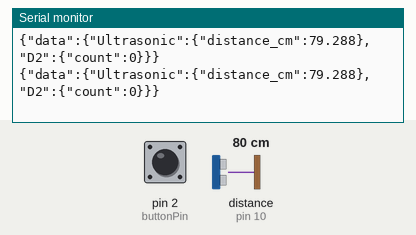
Simulated run of this sketch. Board: Arduino Uno, built for the host (arithmetic inside an expression is 32-bit, double 64-bit). Parts: the last lines printed to the serial monitor. Wiring (inferred from the names in the program): ultrasonic range finder: trigger pin 9; echo pin 10. The inputs (shaded band) are chosen by the test bench; at power-on: distance to the obstacle (sensor on pin 10) 80 cm, pin 2 (buttonPin) HIGH. The echo pulse lasts 58.3 µs per cm.

Above: at 1.2 s.
1.3 s: distance to the obstacle (sensor on pin 10) set to 2 cm
At 1.39 s:
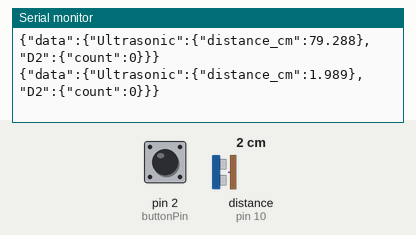
2.8 s: pin 2 (buttonPin) pulled LOW for 0.15 s
At 2.9 s:
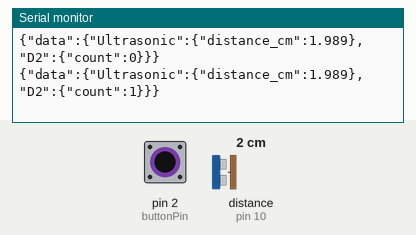
4.4 s: pin 2 (buttonPin) pulled LOW for 1 s
At 4.42 s:
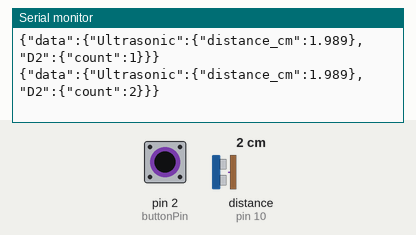
6.9 s: distance to the obstacle (sensor on pin 10) set to 4 cm
At 6.94 s:
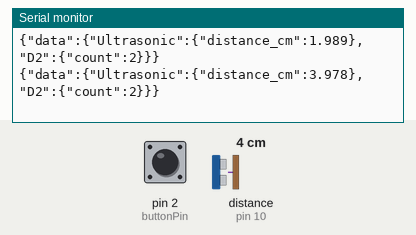
Timing chart, 0 to 9.4 s (numbered marks = the images above; inputs shaded):
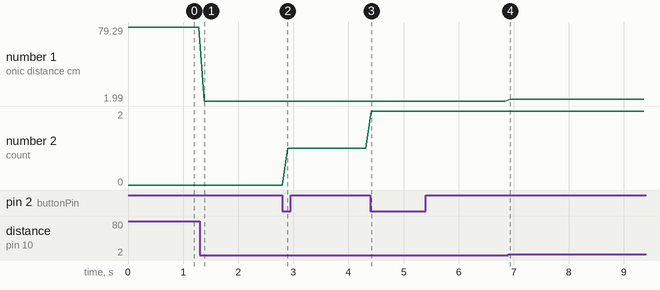

The sketch:

FinalProject.ino
```cpp
#include <ArduinoJson.h>

const int trigPin = 9; // Ultrasonic sensor trigger pin
const int echoPin = 10; // Ultrasonic sensor echo pin
const int buttonPin = 2; // Button pin

int buttonCount = 0;
bool buttonState = false;

void setup() {
  pinMode(trigPin, OUTPUT);
  pinMode(echoPin, INPUT);
  pinMode(buttonPin, INPUT_PULLUP); // Button with internal pull-up
  Serial.begin(9600);
}

void loop() {
  // Measure distance using the ultrasonic sensor
  long duration;
  float distance;

  digitalWrite(trigPin, LOW);
  delayMicroseconds(2);
  digitalWrite(trigPin, HIGH);
  delayMicroseconds(10);
  digitalWrite(trigPin, LOW);

  duration = pulseIn(echoPin, HIGH);
  distance = duration * 0.034 / 2; // Convert to centimeters

  // Read button state and count presses
  bool currentButtonState = digitalRead(buttonPin) == LOW;
  if (currentButtonState && !buttonState) {
    buttonCount++;
  }
  buttonState = currentButtonState;

  // Send JSON data over serial
  StaticJsonDocument<128> json;
  JsonObject data = json.createNestedObject("data");
  data["Ultrasonic"]["distance_cm"] = distance;
  data["D2"]["count"] = buttonCount;

  serializeJson(json, Serial);
  Serial.println(); // Add a newline after each JSON object
  delay(100); // Adjust delay as needed
}
```

Measured:
- after the input at 1.3 s, the serial monitor: prints a new line after 0.08 s (image 1)
- after the input at 2.8 s, the serial monitor: prints a new line after 0.10 s (image 2)
- after the input at 4.4 s, the serial monitor: prints a new line at once (image 3)
- after the input at 6.9 s, the serial monitor: prints a new line at once (image 4)
- plotted number 1: 79.29 → 1.99 after the input at 1.3 s, 1.99 → 3.98 after the input at 6.9 s
- plotted number 2: 0 → 1 after the input at 2.8 s
